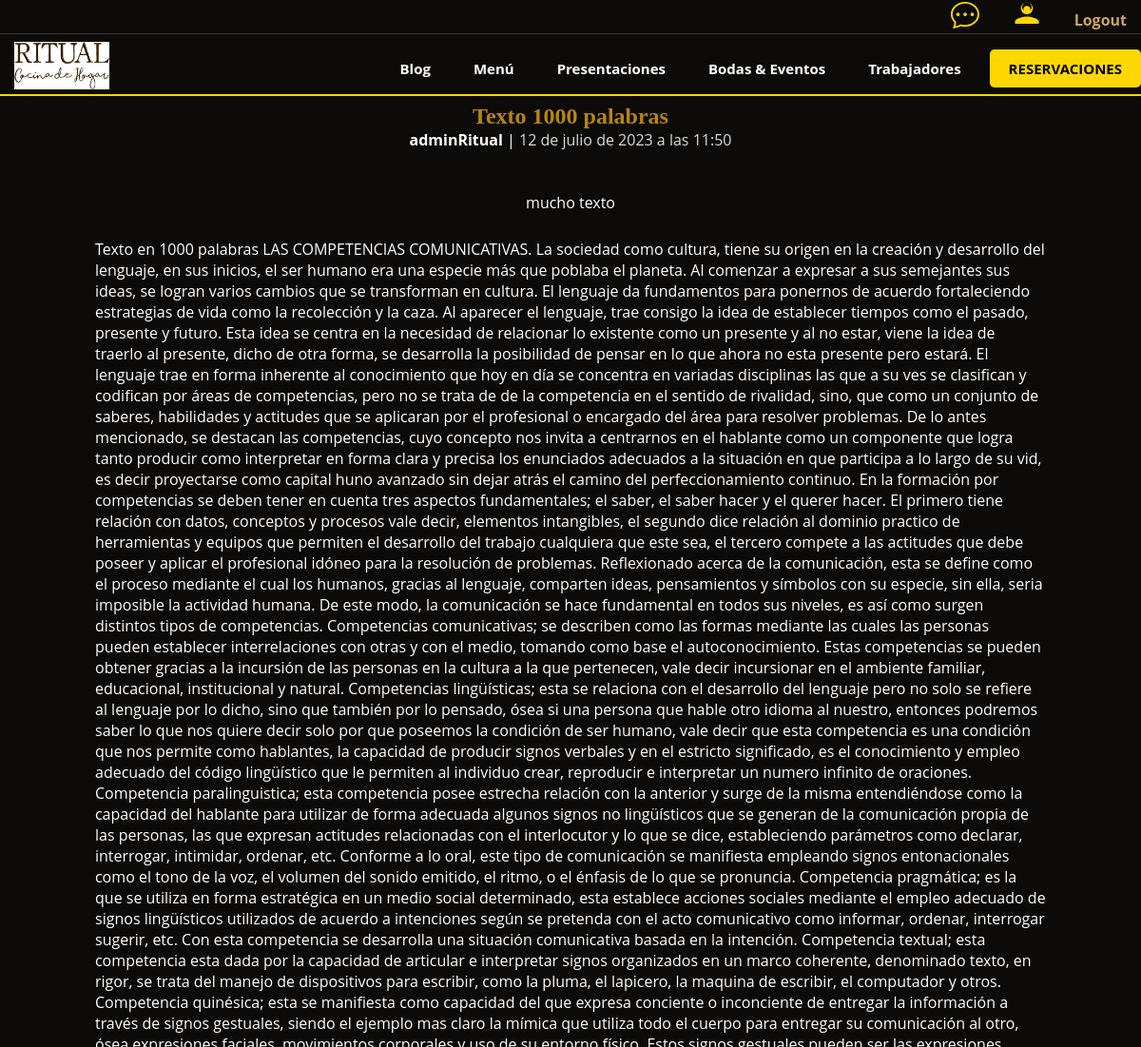
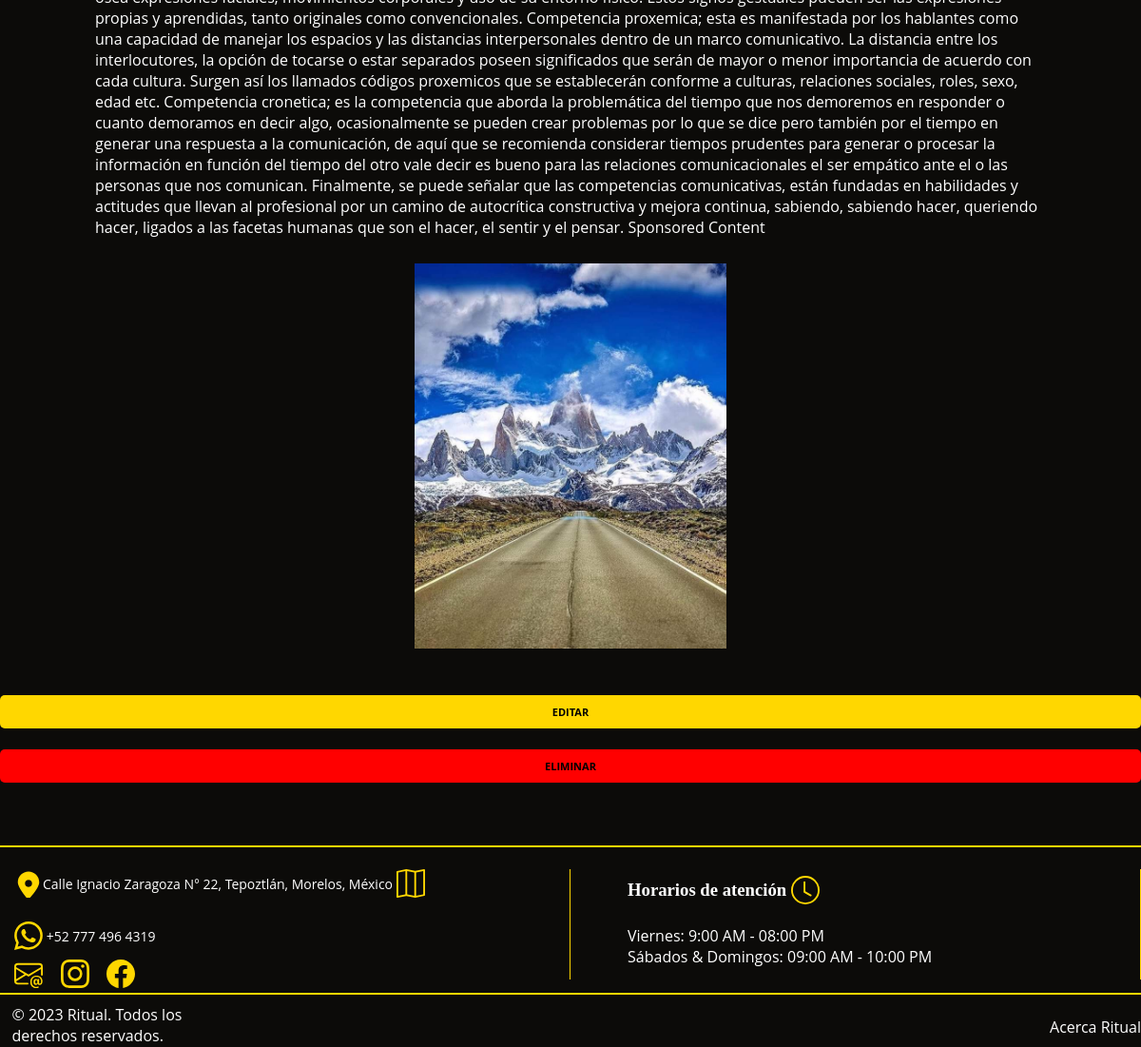
The app's page /blog/detalle/3/ (signed in) with its own data (2 pictures, top to bottom).
### AppRitual/models.py (models this page shows, shortened)
class Blog(models.Model):
    titulo = models.CharField(max_length=70)
    subtitulo = models.CharField(max_length=100)
    cuerpo = models.TextField()
    autor = models.ForeignKey(settings.AUTH_USER_MODEL, on_delete=models.CASCADE)
    fechaPublicacion = models.DateTimeField(auto_now_add=True)
    imagen = models.ImageField(upload_to='blog_images/', null=True, blank=True)
    video = models.FileField(upload_to='blog_videos/', null=True, blank=True)
    archivo_pdf = models.FileField(upload_to='blog_files/', null=True, blank=True)

### AppRitual/views.py (the view)
# urls.py: path('blog/detalle/<int:blog_id>/', detalleBlog, name="detalleBlog"),
@login_required
def detalleBlog(request, blog_id):
    blog = get_object_or_404(Blog, id=blog_id)
    print('detalle', blog.fechaPublicacion)
    return render(request, 'blog/detalleBlog.html', {'blog': blog})

### AppRitual/templates/blog/detalleBlog.html (shortened to what this page needs)
{% extends "AppRitual/templatePadre.html" %}
{% load static %}
{% block welcome_message %}
<div style="display: flex; flex-direction:column; justify-content:center; align-content:center; text-align:center ">
  <h1 style="color: #b8860b;">{{ blog.titulo }}</h1>
  <p><strong>{{ blog.autor }}</strong> | <span style="color: #D5DBDB;">{{ blog.fechaPublicacion }}</span></p>
  <br><br>
  <p>{{ blog.subtitulo }}</p>
  <br>
  <div style="margin: 0 auto;">
    <p style="padding: 5px 100px; text-align:left">{{ blog.cuerpo }}</p>
  <br>
    {% if blog.imagen %}
      <img src="{{ blog.imagen.url }}" alt="Imagen del blog" style=" width: 60%; aspect-ratio:16/9; object-fit:contain;">
    {% endif %}
  </div>
  <br><br>
  {% if user.id == blog.autor_id %}
    <a href="{% url 'editarBlog' blog.id %}" style="background-color: #ffd700; color: black; padding: 10px 20px; border-radius: 5px; font-size: 11px; font-weight: bold; text-transform: uppercase; text-decoration: none;">Editar</a>
    <br>
    <a href="{% url 'eliminarBlog' blog.id %}" style="background-color: red; color: black; padding: 10px 20px; border-radius: 5px; font-size: 11px; font-weight: bold; text-transform: uppercase; text-decoration: none;">Eliminar</a>
  {% endif %}
  <br><br>
  <br>
</div>
{% endblock %}

### static/css/style.css (style rules this page uses)
* { margin: 0; padding: 0; box-sizing: border-box; }
body { font-family: "Open Sans", sans-serif; background: #0c0b09; color: #fff; }
a { color: #cda45e; text-decoration: none; }
h1, h2, h3, h4, h5, h6 { font-family: "Playfair Display", serif; }
.navbar a, .navbar a:focus { padding: 15px 0 10px 15px; color: #fff; white-space: nowrap; transition: 0.3s; font-size: 14px; }

### records on screen
Blog: titulo "Texto 1000 palabras", autor "adminRitual", fechaPublicacion "12 de julio de 2023 a las 11:50", subtitulo "mucho texto", cuerpo "Texto en 1000 palabras LAS COMPETENCIAS COMUNICATIVAS. La sociedad como cultura, tiene su origen en la creación y desarrollo del lenguaje, en sus inicios, el ser humano era una especie más que poblaba el planeta. Al comenzar a expresar a sus semejantes sus ideas, se logran varios cambios que se transforman en cultura. El lenguaje da fundamentos para ponernos de acuerdo fortaleciendo estrategias de vida como la recolección y la caza. Al aparecer el lenguaje, trae consigo la idea de establecer tiempos como el pasado, presente y futuro. Esta idea se centra en la necesidad de relacionar lo existente como un presente y al no estar, viene la idea de traerlo al presente, dicho de otra forma, se…", imagen (picture)
